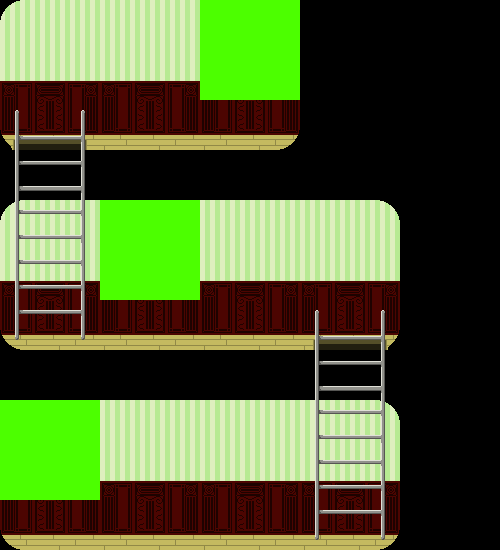

A 2D game scene composited from a Tiled map and its tileset images. What follows is a short description and the map's XML, with every tile layer's data as written:
An orthogonal 10x11 tile map with 50x50 px tiles, 3 tile layers (Tile Layer 1, Tile Layer 2, Tile Layer 3), 3 tilesets and 5 objects.

<map version="1.0" orientation="orthogonal" renderorder="right-down" width="10" height="11" tilewidth="50" tileheight="50" nextobjectid="6">
 <tileset firstgid="1" name="BackGround" tilewidth="50" tileheight="50" tilecount="18" columns="6">
  <image source="BackGround.png" width="300" height="150" />
 </tileset>
 <tileset firstgid="19" name="ladder" tilewidth="50" tileheight="50" tilecount="10" columns="2">
  <image source="ladder.png" width="100" height="250" />
 </tileset>
 <tileset firstgid="29" name="Interactable" tilewidth="50" tileheight="50" tilecount="4" columns="2">
  <image source="Interactable.png" width="100" height="100" />
 </tileset>
 <layer name="Tile Layer 1" width="10" height="11">
  <data encoding="csv">
1,2,3,4,5,6,0,0,0,0,
7,8,9,10,11,12,0,0,0,0,
13,14,15,16,17,18,0,0,0,0,
0,0,0,0,0,0,0,0,0,0,
1,2,3,4,3,4,5,6,0,0,
7,8,9,10,9,10,11,12,0,0,
13,14,15,16,15,16,17,18,0,0,
0,0,0,0,0,0,0,0,0,0,
1,2,3,4,3,4,5,6,0,0,
7,8,9,10,9,10,11,12,0,0,
13,14,15,16,15,16,17,18,0,0
</data>
 </layer>
 <layer name="Tile Layer 2" width="10" height="11">
  <data encoding="csv">
0,0,0,0,0,0,0,0,0,0,
0,0,0,0,0,0,0,0,0,0,
19,20,0,0,0,0,0,0,0,0,
21,22,0,0,0,0,0,0,0,0,
23,24,0,0,0,0,0,0,0,0,
25,26,0,0,0,0,0,0,0,0,
27,28,0,0,0,0,19,20,0,0,
0,0,0,0,0,0,21,22,0,0,
0,0,0,0,0,0,23,24,0,0,
0,0,0,0,0,0,25,26,0,0,
0,0,0,0,0,0,27,28,0,0
</data>
 </layer>
 <objectgroup name="Object Layer 1">
  <object id="1" x="0" y="135" width="300" height="15" />
  <object id="2" x="0" y="335" width="400" height="18" />
  <object id="3" x="0" y="535" width="400" height="15" />
 </objectgroup>
 <objectgroup name="Object Layer 2">
  <object id="4" x="25" y="110" width="50" height="225" />
  <object id="5" x="325" y="310" width="50" height="225" />
 </objectgroup>
 <layer name="Tile Layer 3" width="10" height="11">
  <data encoding="csv">
0,0,0,0,29,30,0,0,0,0,
0,0,0,0,31,32,0,0,0,0,
0,0,0,0,0,0,0,0,0,0,
0,0,0,0,0,0,0,0,0,0,
0,0,29,30,0,0,0,0,0,0,
0,0,31,32,0,0,0,0,0,0,
0,0,0,0,0,0,0,0,0,0,
0,0,0,0,0,0,0,0,0,0,
29,30,0,0,0,0,0,0,0,0,
31,32,0,0,0,0,0,0,0,0,
0,0,0,0,0,0,0,0,0,0
</data>
 </layer>
</map>
